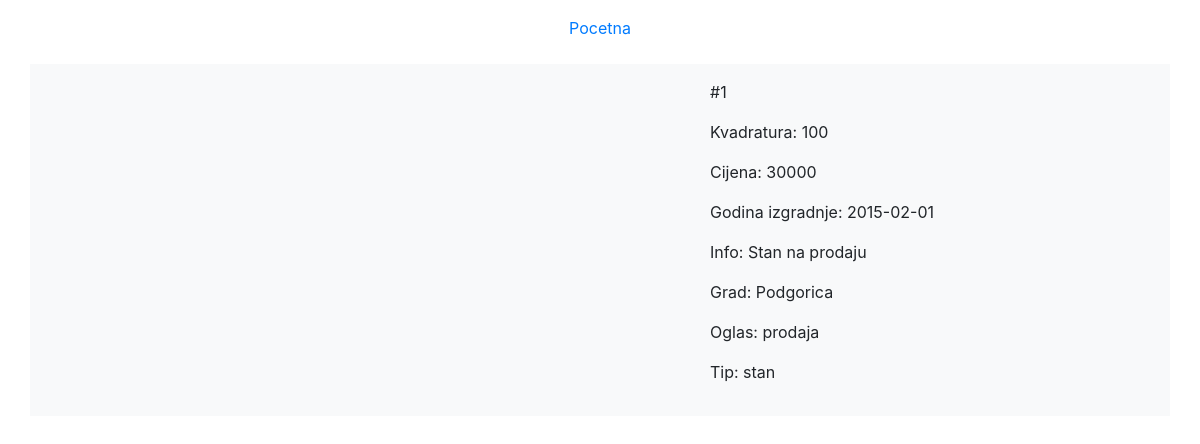
The app's page /agencija-za-nekretnine/details_real_estate.php?id=1 with its own data.
### tables this page shows
CREATE TABLE `real_estate` (
  `id` int(11) NOT NULL,
  `size` varchar(255) NOT NULL,
  `price` varchar(255) NOT NULL,
  `construction_year` date NOT NULL,
  `info` varchar(255) DEFAULT NULL,
  `image` varchar(255) DEFAULT './uploads/no_image.png',
  `city_id` int(11) DEFAULT NULL,
  `ad_id` int(11) DEFAULT NULL,
  `type_of_real_estate_id` int(11) DEFAULT NULL
);

CREATE TABLE `city` (
  `id` int(11) NOT NULL,
  `name` varchar(255) NOT NULL
);

CREATE TABLE `ad` (
  `id` int(11) NOT NULL,
  `name` varchar(255) NOT NULL
);

CREATE TABLE `type_of_real_estate` (
  `id` int(11) NOT NULL,
  `name` varchar(255) NOT NULL
);

### agencija-za-nekretnine/details_real_estate.php (the view, shortened to what this page needs)
<?php
    include 'db_conn.php';
    isset($_GET['id']) && is_numeric($_GET['id']) ? $id = $_GET['id'] : exit("Error: No ID");
    $sql = "SELECT real_estate.*,
                   city.name as city_name,
                   ad.name as ad_name,
                   type_of_real_estate.name as type_of_real_estate_name
            FROM real_estate, city, ad, type_of_real_estate
            WHERE real_estate.id = $id
            AND real_estate.city_id = city.id
            AND real_estate.ad_id = ad.id
            AND real_estate.type_of_real_estate_id = type_of_real_estate.id";
    $result = mysqli_query($db_conn, $sql);
    $real_estate = mysqli_fetch_assoc($result);
?>
<!DOCTYPE html>
<html lang="en">
<head>
    <?php include 'bootstrap.php' ?>
</head>
<body>
<ul class="nav justify-content-center mt-2 mb-3">
        <li class="nav-item">
            <a class="nav-link active" href="./index.php">Pocetna</a>
        </li>
    </ul>
    <div class="container bg-light">
    <div class="row">
        <div class="col-6 mt-3 mb-3">
        </div>
        <div class="col-1"></div>
        <div class="col-5 mt-3 mb-3">
            <p>#<?=$real_estate['id']?></p>
            <p>Kvadratura: <?=$real_estate['size']?></p>
            <p>Cijena: <?=$real_estate['price']?></p>
            <p>Godina izgradnje: <?=$real_estate['construction_year']?></p>
            <p>Info: <?=$real_estate['info']?></p>
            <p>Grad: <?=$real_estate['city_name']?></p>
            <p>Oglas: <?=$real_estate['ad_name']?></p>
            <p>Tip: <?=$real_estate['type_of_real_estate_name']?></p>
        </div>
    </div>
</body>
</html>

### records on screen
real_estate: id "1", size "100", price "30000", construction_year "2015-02-01", info "Stan na prodaju", city.name "Podgorica", ad.name "prodaja", type_of_real_estate.name "stan"
